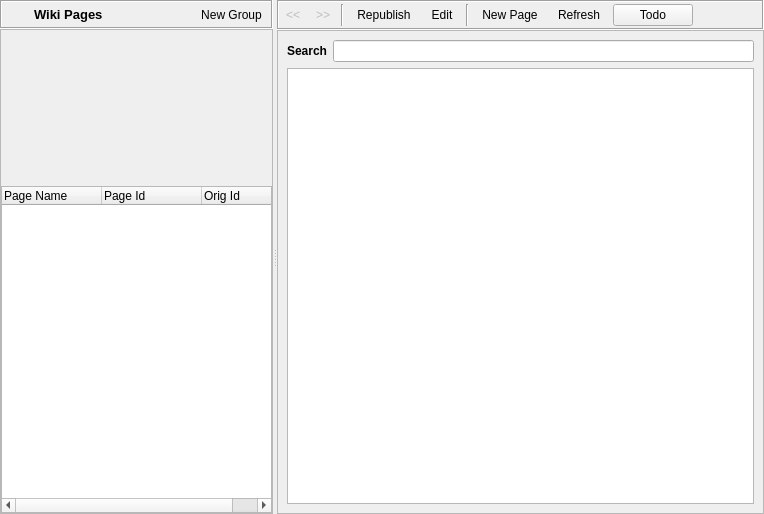
<?xml version="1.0" encoding="UTF-8"?>
<ui version="4.0">
 <class>WikiDialog</class>
 <widget class="QWidget" name="WikiDialog">
  <property name="geometry">
   <rect>
    <x>0</x>
    <y>0</y>
    <width>764</width>
    <height>514</height>
   </rect>
  </property>
  <property name="windowTitle">
   <string/>
  </property>
  <layout class="QVBoxLayout" name="verticalLayout_4">
   <property name="leftMargin">
    <number>0</number>
   </property>
   <property name="topMargin">
    <number>0</number>
   </property>
   <property name="rightMargin">
    <number>0</number>
   </property>
   <property name="bottomMargin">
    <number>0</number>
   </property>
   <item>
    <widget class="QSplitter" name="splitter">
     <property name="orientation">
      <enum>Qt::Horizontal</enum>
     </property>
     <widget class="QWidget" name="layoutWidget">
      <layout class="QVBoxLayout" name="verticalLayout_3">
       <property name="spacing">
        <number>0</number>
       </property>
       <item>
        <widget class="QFrame" name="titleBarFrame">
         <property name="maximumSize">
          <size>
           <width>16777215</width>
           <height>30</height>
          </size>
         </property>
         <property name="frameShape">
          <enum>QFrame::Box</enum>
         </property>
         <property name="frameShadow">
          <enum>QFrame::Sunken</enum>
         </property>
         <layout class="QHBoxLayout" name="horizontalLayout_2">
          <property name="margin">
           <number>2</number>
          </property>
          <item>
           <widget class="QLabel" name="label">
            <property name="maximumSize">
             <size>
              <width>24</width>
              <height>24</height>
             </size>
            </property>
            <property name="text">
             <string/>
            </property>
            <property name="pixmap">
             <pixmap resource="Wiki_images.qrc">:/images/wikibook_32.png</pixmap>
            </property>
            <property name="scaledContents">
             <bool>true</bool>
            </property>
           </widget>
          </item>
          <item>
           <widget class="QLabel" name="label_2">
            <property name="font">
             <font>
              <pointsize>10</pointsize>
              <weight>75</weight>
              <bold>true</bold>
             </font>
            </property>
            <property name="text">
             <string>Wiki Pages</string>
            </property>
           </widget>
          </item>
          <item>
           <widget class="QToolButton" name="toolButton_NewGroup">
            <property name="text">
             <string>New Group</string>
            </property>
            <property name="icon">
             <iconset resource="Wiki_images.qrc">
              <normaloff>:/images/resource-group-new.png</normaloff>:/images/resource-group-new.png</iconset>
            </property>
            <property name="iconSize">
             <size>
              <width>24</width>
              <height>24</height>
             </size>
            </property>
            <property name="toolButtonStyle">
             <enum>Qt::ToolButtonIconOnly</enum>
            </property>
            <property name="autoRaise">
             <bool>true</bool>
            </property>
           </widget>
          </item>
         </layout>
        </widget>
       </item>
       <item>
        <widget class="QScrollArea" name="scrollArea_2">
         <property name="widgetResizable">
          <bool>true</bool>
         </property>
         <widget class="QWidget" name="scrollAreaWidgetContents_2">
          <property name="geometry">
           <rect>
            <x>0</x>
            <y>0</y>
            <width>232</width>
            <height>462</height>
           </rect>
          </property>
          <layout class="QVBoxLayout" name="verticalLayout_2">
           <property name="margin">
            <number>0</number>
           </property>
           <item>
            <widget class="GroupTreeWidget" name="groupTreeWidget" native="true">
             <property name="minimumSize">
              <size>
               <width>0</width>
               <height>150</height>
              </size>
             </property>
            </widget>
           </item>
           <item>
            <widget class="QTreeWidget" name="treeWidget_Pages">
             <column>
              <property name="text">
               <string>Page Name</string>
              </property>
             </column>
             <column>
              <property name="text">
               <string>Page Id</string>
              </property>
             </column>
             <column>
              <property name="text">
               <string>Orig Id</string>
              </property>
             </column>
            </widget>
           </item>
          </layout>
         </widget>
        </widget>
       </item>
      </layout>
     </widget>
     <widget class="QWidget" name="layoutWidget">
      <layout class="QVBoxLayout" name="verticalLayout_5">
       <property name="spacing">
        <number>0</number>
       </property>
       <item>
        <widget class="QFrame" name="toolBarFrame">
         <property name="maximumSize">
          <size>
           <width>16777215</width>
           <height>30</height>
          </size>
         </property>
         <property name="frameShape">
          <enum>QFrame::Box</enum>
         </property>
         <property name="frameShadow">
          <enum>QFrame::Sunken</enum>
         </property>
         <layout class="QHBoxLayout" name="horizontalLayout">
          <property name="margin">
           <number>2</number>
          </property>
          <item>
           <widget class="QToolButton" name="toolButton_PrevPage">
            <property name="enabled">
             <bool>false</bool>
            </property>
            <property name="maximumSize">
             <size>
              <width>24</width>
              <height>24</height>
             </size>
            </property>
            <property name="text">
             <string>&lt;&lt;</string>
            </property>
            <property name="icon">
             <iconset resource="Wiki_images.qrc">
              <normaloff>:/images/arrow-left.png</normaloff>:/images/arrow-left.png</iconset>
            </property>
            <property name="iconSize">
             <size>
              <width>24</width>
              <height>24</height>
             </size>
            </property>
            <property name="autoRaise">
             <bool>true</bool>
            </property>
           </widget>
          </item>
          <item>
           <widget class="QToolButton" name="toolButton_NextPage">
            <property name="enabled">
             <bool>false</bool>
            </property>
            <property name="maximumSize">
             <size>
              <width>24</width>
              <height>24</height>
             </size>
            </property>
            <property name="text">
             <string>&gt;&gt;</string>
            </property>
            <property name="icon">
             <iconset resource="Wiki_images.qrc">
              <normaloff>:/images/arrow-right.png</normaloff>:/images/arrow-right.png</iconset>
            </property>
            <property name="iconSize">
             <size>
              <width>24</width>
              <height>24</height>
             </size>
            </property>
            <property name="autoRaise">
             <bool>true</bool>
            </property>
           </widget>
          </item>
          <item>
           <widget class="Line" name="line">
            <property name="orientation">
             <enum>Qt::Vertical</enum>
            </property>
           </widget>
          </item>
          <item>
           <widget class="QToolButton" name="toolButton_Republish">
            <property name="text">
             <string>Republish</string>
            </property>
            <property name="icon">
             <iconset resource="Wiki_images.qrc">
              <normaloff>:/images/republish.png</normaloff>:/images/republish.png</iconset>
            </property>
            <property name="iconSize">
             <size>
              <width>24</width>
              <height>24</height>
             </size>
            </property>
            <property name="toolButtonStyle">
             <enum>Qt::ToolButtonTextBesideIcon</enum>
            </property>
            <property name="autoRaise">
             <bool>true</bool>
            </property>
           </widget>
          </item>
          <item>
           <widget class="QToolButton" name="toolButton_Edit">
            <property name="text">
             <string>Edit</string>
            </property>
            <property name="icon">
             <iconset resource="Wiki_images.qrc">
              <normaloff>:/images/story-editor.png</normaloff>:/images/story-editor.png</iconset>
            </property>
            <property name="iconSize">
             <size>
              <width>24</width>
              <height>24</height>
             </size>
            </property>
            <property name="toolButtonStyle">
             <enum>Qt::ToolButtonTextBesideIcon</enum>
            </property>
            <property name="autoRaise">
             <bool>true</bool>
            </property>
           </widget>
          </item>
          <item>
           <widget class="Line" name="line_3">
            <property name="orientation">
             <enum>Qt::Vertical</enum>
            </property>
           </widget>
          </item>
          <item>
           <widget class="QToolButton" name="toolButton_NewPage">
            <property name="text">
             <string>New Page</string>
            </property>
            <property name="icon">
             <iconset resource="Wiki_images.qrc">
              <normaloff>:/images/appointment-new.png</normaloff>:/images/appointment-new.png</iconset>
            </property>
            <property name="iconSize">
             <size>
              <width>24</width>
              <height>24</height>
             </size>
            </property>
            <property name="toolButtonStyle">
             <enum>Qt::ToolButtonTextBesideIcon</enum>
            </property>
            <property name="autoRaise">
             <bool>true</bool>
            </property>
           </widget>
          </item>
          <item>
           <widget class="QToolButton" name="toolButton_Delete">
            <property name="enabled">
             <bool>true</bool>
            </property>
            <property name="text">
             <string>Refresh</string>
            </property>
            <property name="icon">
             <iconset resource="Wiki_images.qrc">
              <normaloff>:/images/republish.png</normaloff>:/images/republish.png</iconset>
            </property>
            <property name="iconSize">
             <size>
              <width>24</width>
              <height>24</height>
             </size>
            </property>
            <property name="toolButtonStyle">
             <enum>Qt::ToolButtonTextBesideIcon</enum>
            </property>
            <property name="autoRaise">
             <bool>true</bool>
            </property>
           </widget>
          </item>
          <item>
           <widget class="QPushButton" name="pushButton">
            <property name="text">
             <string>Todo</string>
            </property>
           </widget>
          </item>
          <item>
           <spacer name="horizontalSpacer">
            <property name="orientation">
             <enum>Qt::Horizontal</enum>
            </property>
            <property name="sizeHint" stdset="0">
             <size>
              <width>40</width>
              <height>20</height>
             </size>
            </property>
           </spacer>
          </item>
         </layout>
        </widget>
       </item>
       <item>
        <widget class="QScrollArea" name="scrollArea">
         <property name="widgetResizable">
          <bool>true</bool>
         </property>
         <property name="alignment">
          <set>Qt::AlignBottom|Qt::AlignLeading|Qt::AlignLeft</set>
         </property>
         <widget class="QWidget" name="scrollAreaWidgetContents">
          <property name="geometry">
           <rect>
            <x>0</x>
            <y>0</y>
            <width>501</width>
            <height>462</height>
           </rect>
          </property>
          <property name="styleSheet">
           <string notr="true">QWidget#scrollAreaWidgetContents{border: none;}</string>
          </property>
          <layout class="QVBoxLayout" name="verticalLayout">
           <item>
            <layout class="QHBoxLayout" name="horizontalLayout_3">
             <item>
              <widget class="QLabel" name="label_3">
               <property name="font">
                <font>
                 <weight>75</weight>
                 <bold>true</bold>
                </font>
               </property>
               <property name="text">
                <string>Search</string>
               </property>
              </widget>
             </item>
             <item>
              <widget class="QLineEdit" name="lineEdit"/>
             </item>
            </layout>
           </item>
           <item>
            <widget class="QTextBrowser" name="textBrowser"/>
           </item>
          </layout>
         </widget>
        </widget>
       </item>
      </layout>
     </widget>
    </widget>
   </item>
  </layout>
 </widget>
 <customwidgets>
  <customwidget>
   <class>GroupTreeWidget</class>
   <extends>QWidget</extends>
   <header>gui/common/GroupTreeWidget.h</header>
   <container>1</container>
  </customwidget>
 </customwidgets>
 <resources>
  <include location="Wiki_images.qrc"/>
 </resources>
 <connections/>
</ui>
